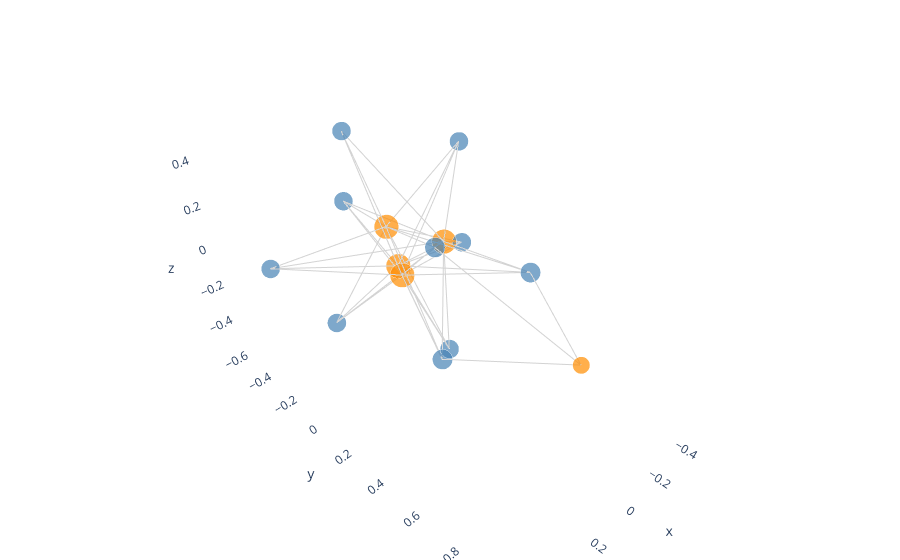

Here is the notebook cell this chart was saved with:
### Code cell
visualize_directive_focus(G, "6.人工知能関連技術の研究開発及び活用の推進に関する法律.html", top_k=10)

### Figure 1 — Plotly figure (JSON) as saved in the notebook; plotly's stock layout.template omitted (floating-point values rounded to 4 significant figures; data arrays with more than 128 entries replaced by an {"elided": "..."} marker saying what was removed)
{"data": [{"hoverinfo": "none", "line": {"color": "lightgray", "width": 2}, "mode": "lines", "x": {"elided": "129 float values"}, "y": {"elided": "129 float values"}, "z": {"elided": "129 float values"}, "type": "scatter3d"}, {"hoverinfo": "text", "marker": {"color": ["steelblue", "darkorange", "steelblue", "steelblue", "steelblue", "darkorange", "steelblue", "darkorange", "steelblue", "darkorange", "steelblue", "steelblue", "darkorange", "steelblue", "steelblue"], "size": [13.96, 16.99, 13.05, 13.05, 13.96, 16.99, 13.05, 11.93, 13.05, 16.99, 13.05, 13.96, 16.99, 13.05, 13.05]}, "mode": "markers", "text": ["2025-02-20-10k-GDDY.html", "2.H.R.1 - One Big Beautiful Bill Act.xml", "2024-09-06-10k-PANW.html", "2025-02-19-10k-ANET.html", "2025-02-18-10k-PLTR.html", "6.人工知能関連技術の研究開発及び活用の推進に関する法律.html", "2024-11-15-10k-SWKS.html", "1.DIRECTIVE (UE) 20192161 DU PARLEMENT EUROPÉEN ET DU CONSEIL.html", "2024-11-06-10k-FICO.html", "4.REGULATION (EU) 20241689 OF THE EUROPEAN PARLIAMENT AND OF THE COUNCIL.html", "2025-02-28-10k-ALGN.html", "2025-01-31-10k-ISRG.html", "3.H.R.5376 - Inflation Reduction Act of 2022.xml", "2025-01-30-10k-NOW.html", "2025-07-30-10k-MSFT.html"], "x": [-0.137, -0.01774, -0.4486, 0.07666, 0.2597, -0.1848, 0.4695, 0.2624, -0.1376, 0.08747, 0.1631, 0.2096, 0.01991, -0.1119, -0.5108], "y": [0.4948, -0.1283, -0.1858, -0.3166, 0.4286, -0.01441, -0.3379, 1.0, 0.06683, 0.02081, -0.3832, 0.3453, -0.1462, -0.6229, -0.221], "z": [0.1028, -0.1085, 0.3187, 0.4838, -0.1197, -0.007119, 0.009903, 0.2229, -0.5378, -0.03227, -0.4678, 0.3022, 0.09702, -0.01761, -0.2465], "type": "scatter3d"}], "layout": {"scene": {"xaxis": {"showbackground": false}, "yaxis": {"showbackground": false}, "zaxis": {"showbackground": false}, "bgcolor": "white"}, "margin": {"l": 0, "r": 0, "b": 0, "t": 0}, "showlegend": false}}
